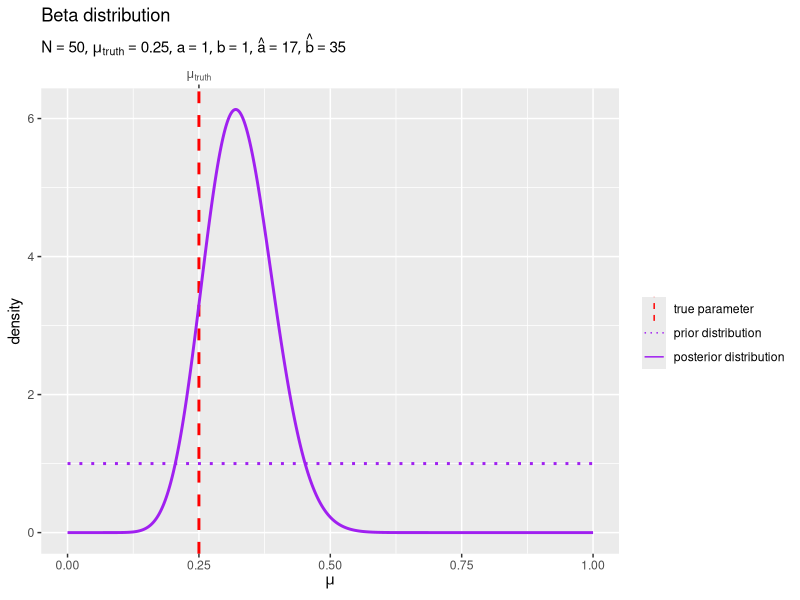
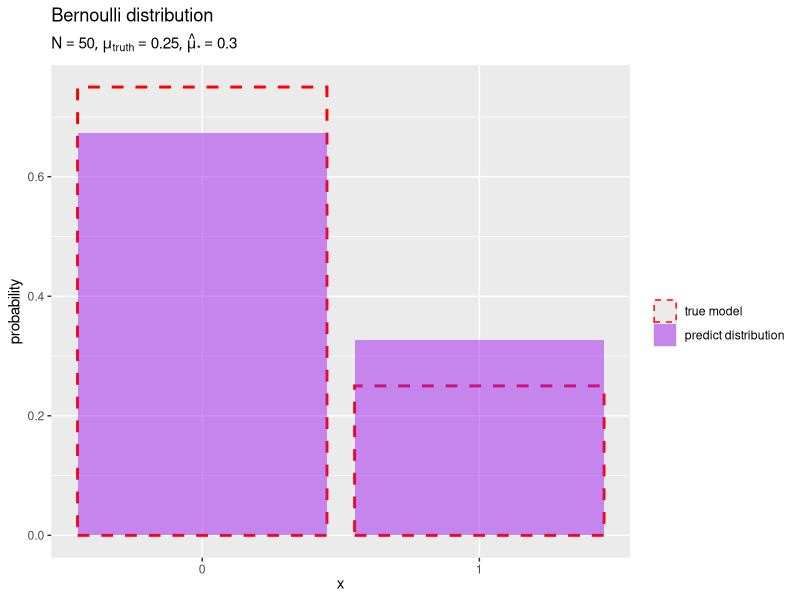

Recreate these plots in R, in order.

# ベルヌーイモデル -------------------------------------------------------------

# chapter 3.2.1
# ベイズ推論
# 推論アルゴリズムの実装


# パッケージの読込 -------------------------------------------------------------

# 利用パッケージ
library(tidyverse)

# パッケージ名の省略用
library(ggplot2)


# ベイズ推論の実装 -------------------------------------------------------------

### 生成分布(ベルヌーイ分布)の設定 -----

#### パラメータの設定 -----

# 真のパラメータを指定
mu_truth <- 0.25


#### 変数の設定 -----

# x軸の範囲を設定
x_min <- 0 # (固定)
x_max <- 1 # (固定)

# x軸の値を作成
x_vec <- seq(from = x_min, to = x_max, by = 1)


#### 分布の計算 -----

# 生成分布の確率を計算
model_df <- tibble::tibble(
  x    = x_vec, # 確率変数
  mu   = mu_truth, # 成功確率パラメータ
  prob = c(1-mu_truth, mu_truth) # 確率
)


### 事前分布(ベータ分布)の設定 -----

#### パラメータの設定 -----

# 事前分布のパラメータを指定
a <- 1
b <- 1


#### 変数の設定 -----

# μ軸の範囲を設定
mu_min <- 0 # (固定)
mu_max <- 1 # (固定)

# μ軸の値を作成
mu_vec <- seq(from = mu_min, to = mu_max, length.out = 1001)


#### 分布の計算 -----

# 事前分布の確率密度を計算
prior_df <- tibble::tibble(
  mu   = mu_vec, # 確率変数
  a    = a, # 形状パラメータ
  b    = b, # 形状パラメータ
  dens = dbeta(x = mu, shape1 = a, shape2 = b) # 確率密度
)


### 観測データの生成 -----

#### データの生成 -----

# データ数を指定
N <- 50

# 観測データを生成
x_n <- rbinom(n = N, size = 1, prob = mu_truth)


#### データの集計 -----

# 観測データを集計
obs_df <- tibble::tibble(
  x        = x_vec,                   # 観測値
  freq     = c(N-sum(x_n), sum(x_n)), # 度数
  rel_freq = freq / N                 # 相対度数
)


### 事後分布(ベータ分布)の計算 -----

#### パラメータの計算 -----

# 事後分布のパラメータを計算:式(3.15)
a_hat <- sum(x_n) + a
b_hat <- N - sum(x_n) + b


#### 分布の計算 -----

# 事後分布の確率密度を計算
posterior_df <- tibble::tibble(
  mu   = mu_vec, # 確率変数
  a    = a_hat, # 形状パラメータ
  b    = b_hat, # 形状パラメータ
  dens = dbeta(x = mu, shape1 = a, shape2 = b) # 確率密度
)


#### 分布の作図 -----

# 事後分布のラベルを作成
posterior_param_lbl <- paste0(
  "list(", 
  "N == ",         N, ", ", 
  "mu[truth] == ", round(mu_truth, digits = 2), ", ", 
  "a == ",         round(a,        digits = 1), ", ", 
  "b == ",         round(b,        digits = 1), ", ", 
  "hat(a) == ",    round(a_hat,    digits = 1), ", ", 
  "hat(b) == ",    round(b_hat,    digits = 1), 
  ")"
) |> 
  parse(text = _)

# 事後分布を作図
ggplot() + 
  geom_vline(
    mapping = aes(xintercept = mu_truth, color = "model"), 
    linewidth = 1, linetype = "dashed"
  ) + # 真のパラメータ
  geom_line(
    data    = prior_df, 
    mapping = aes(x = mu, y = dens, color = "prior"), 
    linewidth = 1, linetype = "dotted"
  ) + # 事前分布
  geom_line(
    data    = posterior_df, 
    mapping = aes(x = mu, y = dens, color = "posterior"), 
    linewidth = 1
  ) + # 事後分布
  scale_x_continuous(
    sec.axis = sec_axis(
      transform = ~ ., 
      breaks    = mu_truth, 
      labels    = expression(mu[truth])
    ) # パラメータラベル
  ) + 
  scale_color_manual(
    breaks = c("model", "prior", "posterior"), 
    values = c("red", "purple", "purple"), 
    labels = c("true parameter", "prior distribution", "posterior distribution"), 
    name = ""
  ) + # (凡例表示用)
  guides(
    color = guide_legend(override.aes = list(linewidth = 0.5))
  ) + 
  labs(
    title = "Beta distribution", 
    subtitle = posterior_param_lbl, 
    x = expression(mu), 
    y = "density"
  )


### 予測分布(ベルヌーイ分布)の計算 -----

#### パラメータの計算 -----

# 予測分布のパラメータを計算:式(3.19')
mu_star_hat <- a_hat / (a_hat + b_hat)

mu_star_hat <- (sum(x_n) + a) / (N + a + b)


#### 分布の計算 -----

# 予測分布の確率を計算
predict_df <- tibble::tibble(
  x    = x_vec, # x軸の値
  mu   = mu_star_hat, # 成功確率パラメータ
  prob = c(1-mu_star_hat, mu_star_hat) # 確率
)


#### 分布の作図 -----

# 予測分布のラベルを作成
predict_param_lbl <- paste0(
  "list(", 
  "N == ",            N, ", ", 
  "mu[truth] == ",    round(mu_truth,    digits = 2), ", ", 
  "hat(mu)['*'] == ", round(mu_star_hat, digits = 1), 
  ")"
) |> 
  parse(text = _)

# 予測分布を作図
ggplot() + 
  geom_bar(
    data    = model_df, 
    mapping = aes(x = x, y = prob, color = "model"), 
    stat = "identity", position = "identity",
    fill = NA, linewidth = 1, linetype = "dashed"
  ) + # 真の分布
  geom_bar(
    data    = predict_df, 
    mapping = aes(x = x, y = prob, color = "predict"), 
    stat = "identity", position = "identity", 
    fill = "purple", alpha = 0.5, linetype = "blank"
  ) + # 予測分布
  scale_x_continuous(breaks = x_vec, minor_breaks = FALSE) + # x軸目盛
  scale_color_manual(
    breaks = c("model", "predict"), 
    values = c("red", NA), 
    labels = c("true model", "predict distribution"), 
    name   = ""
  ) + # (凡例表示用)
  guides(
    color = guide_legend(override.aes = list(linewidth = 0.5))
  ) + 
  labs(
    title = "Bernoulli distribution", 
    subtitle = predict_param_lbl, 
    x = expression(x), 
    y = "probability"
  )
